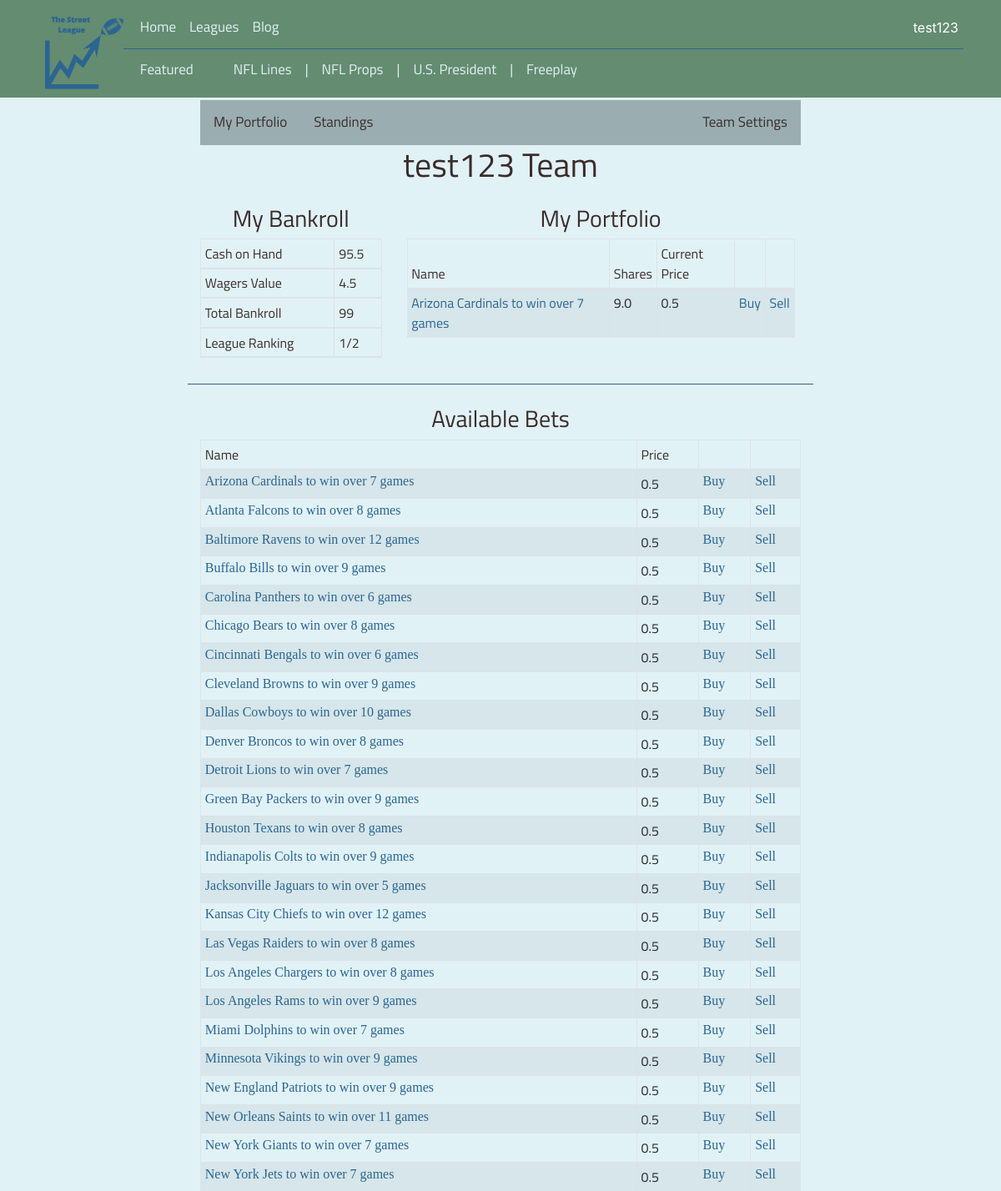
Page /team/portfolio/12/ (signed in, upper part) on the committed database.
### fantasyworld/models.py (models this page shows, shortened)
class Team(models.Model):
	user = models.ForeignKey(Profile, on_delete=models.CASCADE)
	league_session = models.ForeignKey(LeagueSession, on_delete=models.CASCADE)
	team_name = models.CharField(max_length=100, default = "Team")
	is_commissioner = models.BooleanField(default=False)
	budget = models.FloatField(default=100)
	def get_current_stock_quantity(self, stock):
		quantity = 0
		transactions = stock.stocktransaction_set.filter(team=self)
		for transaction in transactions:
			if transaction.bought_stock == True:
				quantity += transaction.quantity
			if transaction.sold_stock == True:
				quantity -= transaction.quantity
		return quantity

class Stock(models.Model):
	stock_set = models.ForeignKey(StockSet, on_delete = models.CASCADE)
	name = models.CharField(max_length=100,  default="Untitled")
	price = models.FloatField()
	transactions = models.ManyToManyField(Team, through = 'StockTransaction',
		default=None)
	description = models.CharField(max_length=1000, null=True, blank=True)
	stock_type = models.CharField(max_length=100, default='Generic')

### fantasyworld/views/league_views.py (the view)
# urls.py: path('team/portfolio/<int:team_id>/', views.team_portfolio,
def team_portfolio(request, team_id):
	user = request.user
	try:
		league_session = Team.objects.get(pk=team_id).league_session
		profile = Profile.objects.filter(user=user)[0]
		team = Team.objects.get(user=profile,
								league_session=league_session)
	except Team.DoesNotExist:
		raise Http404("Team Does Not Exist :(")
	league_session = team.league_session
	noncash_portfolio_value = 0
	'''get list of all stocks available for purchase/sale'''
	stock_sets = StockSet.objects.filter(league_session=league_session)
	all_stocks = []
	for stock_set in stock_sets:
		stocks = Stock.objects.filter(stock_set=stock_set)
		all_stocks += stocks
	teams_stocks = {}
	for stock in all_stocks:
		teams_stocks[stock] = team.get_current_stock_quantity(stock)
		noncash_portfolio_value += teams_stocks[stock] * stock.price
	return render(request, 'fantasyworld/team_portfolio.html',
		context={'team': team,
				'users_team_id': team.id,
				'league': league_session.league,
				'teams_stocks': teams_stocks,
				'user_is_commissioner': team.is_commissioner,
				'noncash_portfolio_value': noncash_portfolio_value})

### fantasyworld/templates/fantasyworld/team_portfolio.html
{% extends 'fantasyworld/bases/teampage_header.html' %}
{% block teampage_header %}
<h1>{{team.team_name}}</h1>
<div class="row">
  <div class="small-font first-column">
    <h3> My Bankroll </h3>
    <table class="table table-striped table-sm table-bordered" style="margin-top: 5px;">
      <thead>
        <th scope="col">Cash on Hand</th>
        <th scope="col">{{team.budget}}</th>
      </thead>
      <thead>
        <th scope="col">Wagers Value </th>
        <th scope="col">{{noncash_portfolio_value}}</th>
      </thead>
      <thead>
        <th scope="col">Total Bankroll </th>
        <th scope="col">{{noncash_portfolio_value|add:team.budget}}</th>
      </thead>
      <thead>
        <th scope="col">League Ranking </th>
        <th scope="col">1/2</th>
      </thead>
    </table>
  </div>
  <div class="small-font second-column">
    {% if teams_stocks %}
    <h3> My Portfolio </h3>
    <table class="table table-striped table-bordered table-sm" style="margin-top: 5px;">
      <thead>
        <tr>
          <th scope="col">Name</th>
          <th scope="col">Shares</th>
          <th scope="col">Current Price</th>
          <th scope="col"></th>
          <th scope="col"></th>
        </tr>
      </thead>
      <tbody>
        {% for stock, current_quantity in teams_stocks.items %}
          {% if current_quantity > 0 %}
            <tr>
              <td> <a href="{% url 'fantasyworld:stock_detail' stock.id %}">{{stock.name}} </a></td>
              <td> {{current_quantity}} </td>
              <td> {{stock.price}} </td>
              <td> <a href="{% url 'fantasyworld:buy_stock' league.id stock.id %}">Buy</a> </td>
              <td> <a href="{% url 'fantasyworld:sell_stock' league.id stock.id %}">Sell</a> </td>
            </tr>
          {% endif %}
        {% endfor %}
      </tbody>
    </table>
    {% endif %}
  </div>
</div>
<br>
{% if teams_stocks %}
 <h3> Available Bets </h3>
  <table class="table table-striped table-bordered table-sm" style="margin-top: 5px;">
    <thead>
      <tr>
        <th scope="col">Name</th>
        <th scope="col">Price</th>
        <th scope="col"></th>
        <th scope="col"></th>
      </tr>
    </thead>
    <tbody>
      {% for stock, current_quantity in teams_stocks.items %}
        <tr>
        <td class="table-no-whitespace"> <a href="{% url 'fantasyworld:stock_detail' stock.id %}">{{stock.name}} </a></td>
        <td> {{stock.price}} </td>
        <td> <a href="{% url 'fantasyworld:buy_stock' league.id stock.id %}">Buy</a> </td>
        <td> <a href="{% url 'fantasyworld:sell_stock' league.id stock.id %}">Sell</a> </td>
        </tr>
      {% endfor %}
    </tbody>
  </table>
  {% endif %}
{% endblock %}

### fantasyworld/templates/fantasyworld/bases/base.html (shortened to what this page needs)
{% load static %}
<html>
    <head>
        <link rel="stylesheet" href="https://stackpath.bootstrapcdn.com/bootstrap/4.3.1/css/bootstrap.min.css">
        <link rel="stylesheet" href="https://cdnjs.cloudflare.com/ajax/libs/font-awesome/4.7.0/css/font-awesome.min.css">
        <link rel="stylesheet" href="{% static 'fantasyworld/style.css' %}">
    </head>
    <body>
        <nav class="navbar navbar-expand-md fixed-top ">
            <div class="container">
                <img src="{% static 'images/StreetLeagueLogo.png' %}" height="100px" style="border:0px" />
                <div class="collapse navbar-collapse flex-column align-items-start" id="navbarCollapse">
                    <ul class="navbar-nav bottom-border mb-auto mt-0">
                        <li class="nav-item active">
                            <a class="nav-link py-0" href="{% url 'fantasyworld:index'%}">Home</a>
                        </li>
                        <li class="nav-item">
                            <a class="nav-link py-0" href="{% url 'fantasyworld:league_categories'%}">Leagues</a>
                        </li>
                        <li class="nav-item">
                            <a class="nav-link py-0" href="#">Blog</a>
                        </li>
                        <div class = "navbar-right ml-auto">
                            {% if user.is_authenticated %}
                            <div class="dropdown">
                                <button class="dropbtn">{{ user }}</button>
                            </div>
                            {% else %}
                            <a class="nav-link py-0" href="{% url 'fantasyworld:login'%}">Sign In</a>
                            {% endif %}
                        </div>
                    </ul>
                    <ul class="nav navbar-nav mb-auto mt-0">
                        <li class="nav-item active">
                            <a class="nav-link py-0" href="#">Featured</a>
                        </li>
                        <li class="nav-item active">
                        </li>
                        <li class="nav-item active">
                        </li>
                        <li class="nav-item active">
                            <a class="nav-link py-0" href="{% url 'fantasyworld:leaguetype_home' 7 %}">NFL Lines</a>
                        </li>
                        <li class="nav-item active">
                            <a class="nav-link py-0" href="#">|</a>
                        </li>
                        <li class="nav-item active">
                            <a class="nav-link py-0" href="#">NFL Props</a>
                        </li>
                        <li class="nav-item active">
                            <a class="nav-link py-0" href="#">|</a>
                        </li>
                        <li class="nav-item active">
                            <a class="nav-link py-0" href="#">U.S. President</a>
                        </li>
                        <li class="nav-item active">
                            <a class="nav-link py-0" href="#">|</a>
                        </li>
                        <li class="nav-item active">
                            <a class="nav-link py-0" href="#">Freeplay</a>
                        </li>
                    </ul>
                </div>
            </div>
        </nav>
        <main>
            <div id="super_wrapper">
                <div id="wrapper">
            	   {% block content %}
            	   {% endblock %}
                </div>
        </main>
        <br>
        <br>
    </body>
</html>

### fantasyworld/static/fantasyworld/style.css (style rules this page uses)
.table-striped { width: 1px; white-space: nowrap; }
#wrapper { margin-left: auto; margin-right: auto; width: 60%; position: relative; }
#super_wrapper { min-height: 80vh; }
p, li { font-family: "Open-Sans"; color: #3A2C2A; }
a { font-family: "Open-Sans"; color: #2B6592; }
h1, h2, h3, h4, h5, h6 { font-family: "Titillium Web"; color: #3A2C2A; }
th, tb { text-align: left; font-family: "Titillium Web"; color: #3A2C2A; }
h1, h3, h5 { text-align: center; }
body { background-color: #E1F2F7; padding-top: 120px; }
.navbar { background-color: #648C70; }
.small-font a, th, tbody { font-family: "Titillium Web"; font-size: 16px !important; font-weight: normal; }
.first-column { width: 33%; float: right; padding: 2%; }
.second-column { width: 66%; float: left; padding: 2%; }
.row { border-bottom: 1px solid; border-color: #2B6592; }
.navbar-nav { padding-top: 12px; padding-bottom: 12px; padding-left: 12px; }
.bottom-border { border-bottom: 1px solid; margin: 0px; width: 100%; border-color: #2B6592; }
.navbar a { color: #E1F2F7; font-size: 17px; font-family: "Titillium Web"; }
.navbar-nav a { color: #E1F2F7; }
.table-no-whitespace { width: auto; }
img { border: 3px solid #282c34; }
.dropbtn { background-color: #648C70; color: white; font-size: 16px; border: none; }
.dropdown { position: relative; display: inline-block; }

### rows in the picture
Team: team_name "test123 Team", budget "95.5", budget "99"
Stock: name "Arizona Cardinals to win over 7 games", current_quantity "9.0", price "0.5"
Stock: name "Atlanta Falcons to win over 8 games", price "0.5"
Stock: name "Baltimore Ravens to win over 12 games", price "0.5"
Stock: name "Buffalo Bills to win over 9 games", price "0.5"
Stock: name "Carolina Panthers to win over 6 games", price "0.5"
Stock: name "Chicago Bears to win over 8 games", price "0.5"
Stock: name "Cincinnati Bengals to win over 6 games", price "0.5"
Stock: name "Cleveland Browns to win over 9 games", price "0.5"
Stock: name "Dallas Cowboys to win over 10 games", price "0.5"
Stock: name "Denver Broncos to win over 8 games", price "0.5"
Stock: name "Detroit Lions to win over 7 games", price "0.5"
Stock: name "Green Bay Packers to win over 9 games", price "0.5"
Stock: name "Houston Texans to win over 8 games", price "0.5"
Stock: name "Indianapolis Colts to win over 9 games", price "0.5"
Stock: name "Jacksonville Jaguars to win over 5 games", price "0.5"
Stock: name "Kansas City Chiefs to win over 12 games", price "0.5"
Stock: name "Las Vegas Raiders to win over 8 games", price "0.5"
Stock: name "Los Angeles Chargers to win over 8 games", price "0.5"
Stock: name "Los Angeles Rams to win over 9 games", price "0.5"
Stock: name "Miami Dolphins to win over 7 games", price "0.5"
Stock: name "Minnesota Vikings to win over 9 games", price "0.5"
Stock: name "New England Patriots to win over 9 games", price "0.5"
Stock: name "New Orleans Saints to win over 11 games", price "0.5"
Stock: name "New York Giants to win over 7 games", price "0.5"
Stock: name "New York Jets to win over 7 games", price "0.5"

### other values in the picture
{{ user }} "test123"
{{ noncash_portfolio_value }} "4.5"
